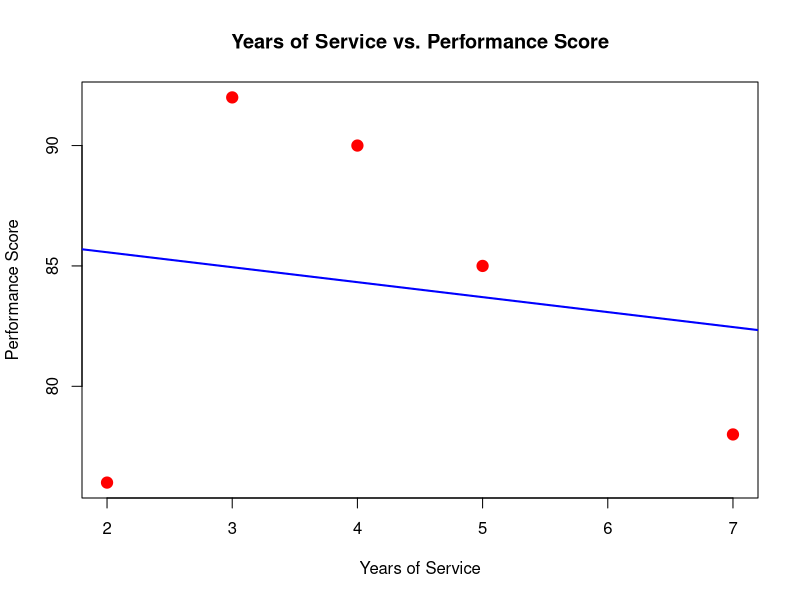

Recreate this plot in R.
# Create dataset for Set 3
employee_data <- data.frame(
  Employee_ID = c(1, 2, 3, 4, 5),
  Department = factor(c("Sales", "HR", "Marketing", "Sales", "HR")),
  Years_of_Service = c(5, 3, 7, 4, 2),
  Performance_Score = c(85, 92, 78, 90, 76)
)

print(employee_data)

# 3. Scatter Plot for Years of Service vs Performance Score
plot(employee_data$Years_of_Service, employee_data$Performance_Score, 
     col = "red", 
     pch = 19, 
     cex = 1.5,
     xlab = "Years of Service", 
     ylab = "Performance Score", 
     main = "Years of Service vs. Performance Score")

# Add a trend line
abline(lm(Performance_Score ~ Years_of_Service, data = employee_data), col = "blue", lwd = 2)
